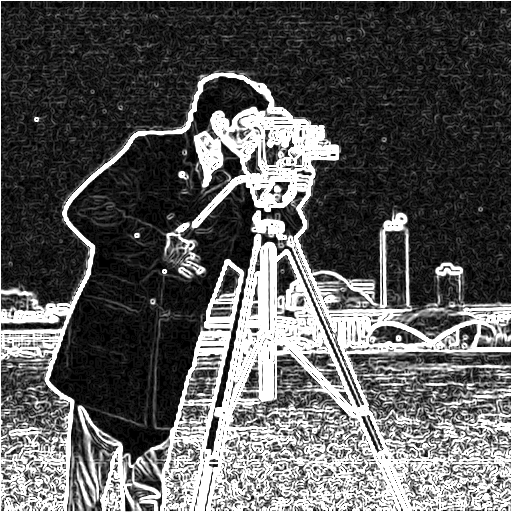
#> input picture python/out_1.bmp, 512 x 512 px
$ python check.py
#> lines starting #> are read from the running program, lines starting #| are printed output that depends on the picture
import numpy as np
from PIL import Image


def compare_images(img1_path, img2_path):
#> called with img1_path = 'out_1.bmp', img2_path = 'out_2.bmp'
    try:
        # 開啟圖片
        img1 = Image.open(img1_path)
#> img1 is the input picture: PIL image 512x512 L; min 0, max 255, mean 90.6
        img2 = Image.open(img2_path)
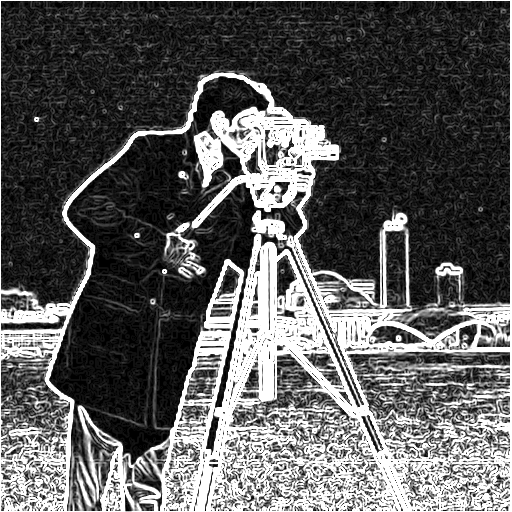
#> input picture python/out_2.bmp, 512 x 512 px
#> img2 is the input picture: PIL image 512x512 L; min 0, max 255, mean 91

        # 1. 檢查基本屬性
        if img1.size != img2.size:
            print(f"[-] 尺寸不同: {img1.size} vs {img2.size}")
            return
        if img1.mode != img2.mode:
            print(f"[-] 色彩模式不同: {img1.mode} vs {img2.mode}")
            return

        # 轉換為 Numpy 陣列進行數值比較
        arr1 = np.array(img1).astype(np.int16)
        arr2 = np.array(img2).astype(np.int16)

        # 2. 計算差異
        diff = arr1 - arr2
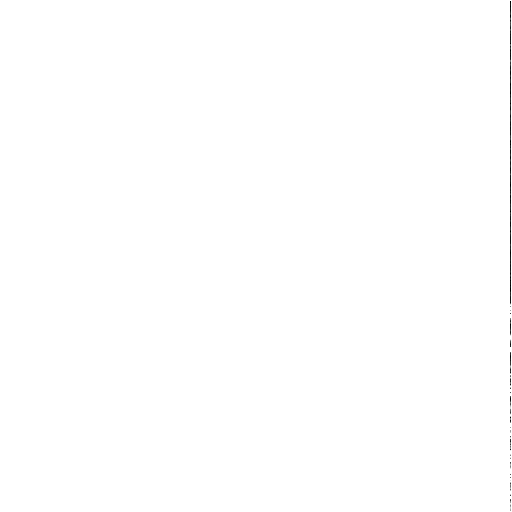
#> diff: shape (512, 512) int16; min -255, max 0, mean -0.346; drawn with min black and max white
        dist = np.abs(diff)
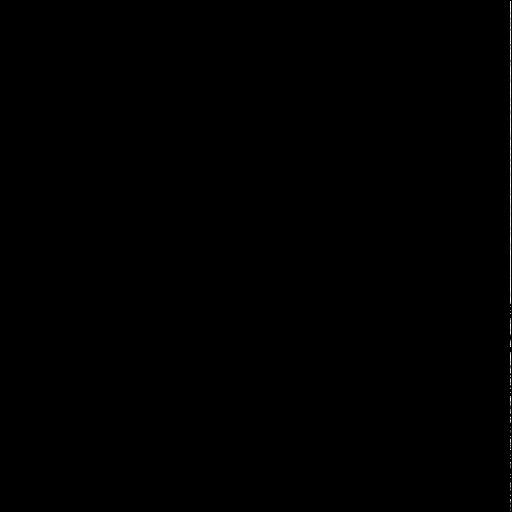
#> dist: shape (512, 512) int16; min 0, max 255, mean 0.3

        num_diff = np.count_nonzero(diff)
#> num_diff = 454

        if num_diff == 0:
            print("[+] 兩張圖片像素完全相同！")
        else:
            print(f"[*] 共有 {num_diff} 個像素點不同。")
#| [*] 共有 454 個像素點不同。
            print(f"[*] 最大差異值 (Max Difference): {np.max(dist)}")
#| [*] 最大差異值 (Max Difference): 255
            print(f"[*] 平均絕對誤差 (MAE): {np.mean(dist):.4f}")
#| [*] 平均絕對誤差 (MAE): 0.3460
            print(f"[*] 均方根誤差 (RMSE): {np.sqrt(np.mean(diff**2)):.4f}")
#| [*] 均方根誤差 (RMSE): nan

            # 找到第一個不同點的位置
            coords = np.argwhere(diff != 0)
#> coords = 454 pairs, first value 1 to 510, second value 510 to 510
            print(f"[*] 第一個不同點座標 (y, x): {coords[0][:2]}")
#| [*] 第一個不同點座標 (y, x): [  1 510]
            print(f"    - 檔案A 數值: {arr1[tuple(coords[0])]}")
#|     - 檔案A 數值: 0
            print(f"    - 檔案B 數值: {arr2[tuple(coords[0])]}")
#|     - 檔案B 數值: 255

            # (選用) 產出差異視覺化圖，這會把有差的地方變亮
            diff_img = Image.fromarray(np.uint8(dist * 255 / np.max(dist)))
            diff_img.save("diff_visualization.png")

    except Exception as e:
        print(f"[-] 發生錯誤: {e}")


if __name__ == "__main__":
    # 你可以直接在這裡填路徑，或用 command line 傳入
    path1 = "out_1.bmp"
    path2 = "out_2.bmp"
    compare_images(path1, path2)
